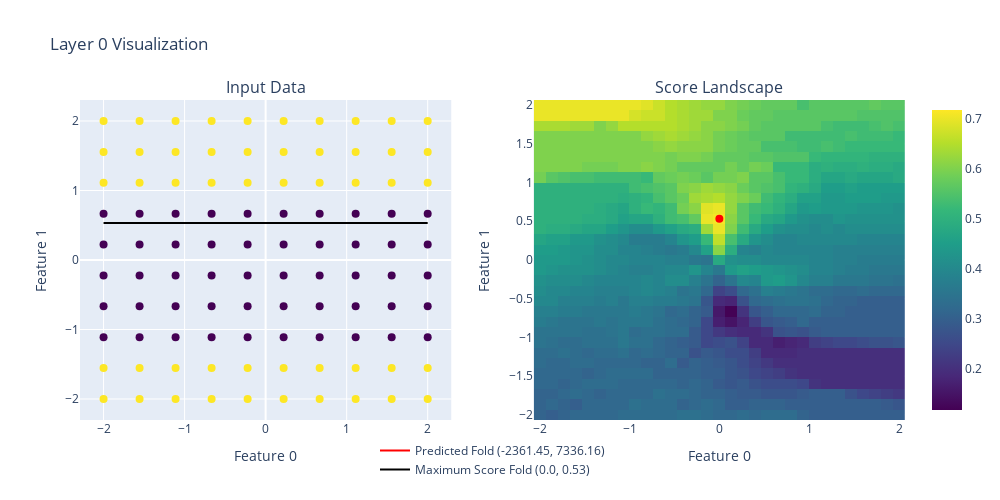

Source (notebook cell):
### Code cell
max_score, best_folds = test.iscore_landscape(score_layers=None, create_plot=True, density=31, verbose=1, learning=False)

### Figure 1 — Plotly figure (JSON) as saved in the notebook; plotly's stock layout.template omitted (floating-point values rounded to 4 significant figures; data arrays with more than 128 entries replaced by an {"elided": "..."} marker saying what was removed)
{"data": [{"marker": {"color": [0.7, 0.7, 0.7, 0.7, 0.7, 0.7, 0.7, 0.7, 0.7, 0.7, 0.7, 0.7, 0.7, 0.7, 0.7, 0.7, 0.7, 0.7, 0.7, 0.7, 0.2, 0.2, 0.2, 0.2, 0.2, 0.2, 0.2, 0.2, 0.2, 0.2, 0.2, 0.2, 0.2, 0.2, 0.2, 0.2, 0.2, 0.2, 0.2, 0.2, 0.2, 0.2, 0.2, 0.2, 0.2, 0.2, 0.2, 0.2, 0.2, 0.2, 0.2, 0.2, 0.2, 0.2, 0.2, 0.2, 0.2, 0.2, 0.2, 0.2, 0.2, 0.2, 0.2, 0.2, 0.2, 0.2, 0.2, 0.2, 0.2, 0.2, 0.7, 0.7, 0.7, 0.7, 0.7, 0.7, 0.7, 0.7, 0.7, 0.7, 0.7, 0.7, 0.7, 0.7, 0.7, 0.7, 0.7, 0.7, 0.7, 0.7, 0.7, 0.7, 0.7, 0.7, 0.7, 0.7, 0.7, 0.7, 0.7, 0.7], "colorscale": [[0, "#440154"], [0.1111, "#482878"], [0.2222, "#3e4989"], [0.3333, "#31688e"], [0.4444, "#26828e"], [0.5556, "#1f9e89"], [0.6667, "#35b779"], [0.7778, "#6ece58"], [0.8889, "#b5de2b"], [1, "#fde725"]], "size": 8}, "mode": "markers", "name": "Data", "showlegend": false, "type": "scatter", "x": [-2, -1.556, -1.111, -0.6667, -0.2222, 0.2222, 0.6667, 1.111, 1.556, 2, -2, -1.556, -1.111, -0.6667, -0.2222, 0.2222, 0.6667, 1.111, 1.556, 2, -2, -1.556, -1.111, -0.6667, -0.2222, 0.2222, 0.6667, 1.111, 1.556, 2, -2, -1.556, -1.111, -0.6667, -0.2222, 0.2222, 0.6667, 1.111, 1.556, 2, -2, -1.556, -1.111, -0.6667, -0.2222, 0.2222, 0.6667, 1.111, 1.556, 2, -2, -1.556, -1.111, -0.6667, -0.2222, 0.2222, 0.6667, 1.111, 1.556, 2, -2, -1.556, -1.111, -0.6667, -0.2222, 0.2222, 0.6667, 1.111, 1.556, 2, -2, -1.556, -1.111, -0.6667, -0.2222, 0.2222, 0.6667, 1.111, 1.556, 2, -2, -1.556, -1.111, -0.6667, -0.2222, 0.2222, 0.6667, 1.111, 1.556, 2, -2, -1.556, -1.111, -0.6667, -0.2222, 0.2222, 0.6667, 1.111, 1.556, 2], "xaxis": "x", "y": [-2, -2, -2, -2, -2, -2, -2, -2, -2, -2, -1.556, -1.556, -1.556, -1.556, -1.556, -1.556, -1.556, -1.556, -1.556, -1.556, -1.111, -1.111, -1.111, -1.111, -1.111, -1.111, -1.111, -1.111, -1.111, -1.111, -0.6667, -0.6667, -0.6667, -0.6667, -0.6667, -0.6667, -0.6667, -0.6667, -0.6667, -0.6667, -0.2222, -0.2222, -0.2222, -0.2222, -0.2222, -0.2222, -0.2222, -0.2222, -0.2222, -0.2222, 0.2222, 0.2222, 0.2222, 0.2222, 0.2222, 0.2222, 0.2222, 0.2222, 0.2222, 0.2222, 0.6667, 0.6667, 0.6667, 0.6667, 0.6667, 0.6667, 0.6667, 0.6667, 0.6667, 0.6667, 1.111, 1.111, 1.111, 1.111, 1.111, 1.111, 1.111, 1.111, 1.111, 1.111, 1.556, 1.556, 1.556, 1.556, 1.556, 1.556, 1.556, 1.556, 1.556, 1.556, 2, 2, 2, 2, 2, 2, 2, 2, 2, 2], "yaxis": "y"}, {"line": {"color": "red", "width": 2}, "mode": "lines", "name": "Predicted Fold (-2361.45, 7336.16)", "type": "scatter", "x": [-2, -1.96, -1.919, -1.879, -1.838, -1.798, -1.758, -1.717, -1.677, -1.636, -1.596, -1.556, -1.515, -1.475, -1.434, -1.394, -1.354, -1.313, -1.273, -1.232, -1.192, -1.152, -1.111, -1.071, -1.03, -0.9899, -0.9495, -0.9091, -0.8687, -0.8283, -0.7879, -0.7475, -0.7071, -0.6667, -0.6263, -0.5859, -0.5455, -0.5051, -0.4646, -0.4242, -0.3838, -0.3434, -0.303, -0.2626, -0.2222, -0.1818, -0.1414, -0.101, -0.06061, -0.0202, 0.0202, 0.06061, 0.101, 0.1414, 0.1818, 0.2222, 0.2626, 0.303, 0.3434, 0.3838, 0.4242, 0.4646, 0.5051, 0.5455, 0.5859, 0.6263, 0.6667, 0.7071, 0.7475, 0.7879, 0.8283, 0.8687, 0.9091, 0.9495, 0.9899, 1.03, 1.071, 1.111, 1.152, 1.192, 1.232, 1.273, 1.313, 1.354, 1.394, 1.434, 1.475, 1.515, 1.556, 1.596, 1.636, 1.677, 1.717, 1.758, 1.798, 1.838, 1.879, 1.919, 1.96, 2], "xaxis": "x", "y": [null, null, null, null, null, null, null, null, null, null, null, null, null, null, null, null, null, null, null, null, null, null, null, null, null, null, null, null, null, null, null, null, null, null, null, null, null, null, null, null, null, null, null, null, null, null, null, null, null, null, null, null, null, null, null, null, null, null, null, null, null, null, null, null, null, null, null, null, null, null, null, null, null, null, null, null, null, null, null, null, null, null, null, null, null, null, null, null, null, null, null, null, null, null, null, null, null, null, null, null], "yaxis": "y"}, {"line": {"color": "black", "width": 2}, "mode": "lines", "name": "Maximum Score Fold (0.0, 0.53)", "type": "scatter", "x": [-2, 2], "xaxis": "x", "y": [0.5333, 0.5333], "yaxis": "y"}, {"colorscale": [[0, "#440154"], [0.1111, "#482878"], [0.2222, "#3e4989"], [0.3333, "#31688e"], [0.4444, "#26828e"], [0.5556, "#1f9e89"], [0.6667, "#35b779"], [0.7778, "#6ece58"], [0.8889, "#b5de2b"], [1, "#fde725"]], "type": "heatmap", "x": [-2, -1.867, -1.733, -1.6, -1.467, -1.333, -1.2, -1.067, -0.9333, -0.8, -0.6667, -0.5333, -0.4, -0.2667, -0.1333, 0, 0.1333, 0.2667, 0.4, 0.5333, 0.6667, 0.8, 0.9333, 1.067, 1.2, 1.333, 1.467, 1.6, 1.733, 1.867, 2], "xaxis": "x2", "y": [-2, -1.867, -1.733, -1.6, -1.467, -1.333, -1.2, -1.067, -0.9333, -0.8, -0.6667, -0.5333, -0.4, -0.2667, -0.1333, 0, 0.1333, 0.2667, 0.4, 0.5333, 0.6667, 0.8, 0.9333, 1.067, 1.2, 1.333, 1.467, 1.6, 1.733, 1.867, 2], "yaxis": "y2", "z": {"elided": "31x31 float values"}, "zmax": 0.7171, "zmin": 0.1188}, {"marker": {"color": "red", "size": 8}, "mode": "markers", "name": "Max=0.71", "showlegend": false, "type": "scatter", "x": [0], "xaxis": "x2", "y": [0.5333], "yaxis": "y2"}], "layout": {"annotations": [{"font": {"size": 16}, "showarrow": false, "text": "Input Data", "x": 0.225, "xanchor": "center", "xref": "paper", "y": 1, "yanchor": "bottom", "yref": "paper"}, {"font": {"size": 16}, "showarrow": false, "text": "Score Landscape", "x": 0.775, "xanchor": "center", "xref": "paper", "y": 1, "yanchor": "bottom", "yref": "paper"}], "height": 500, "legend": {"x": 0.5, "xanchor": "center", "y": -0.2, "yanchor": "bottom"}, "showlegend": true, "title": {"text": "Layer 0 Visualization"}, "width": 1000, "xaxis": {"anchor": "y", "domain": [0, 0.45], "title": {"text": "Feature 0"}}, "xaxis2": {"anchor": "y2", "domain": [0.55, 1], "title": {"text": "Feature 0"}}, "yaxis": {"anchor": "x", "domain": [0, 1], "title": {"text": "Feature 1"}}, "yaxis2": {"anchor": "x2", "domain": [0, 1], "title": {"text": "Feature 1"}}}}
